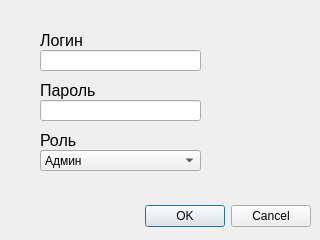
<?xml version="1.0" encoding="UTF-8"?>
<ui version="4.0">
 <class>add_user_dialog</class>
 <widget class="QDialog" name="add_user_dialog">
  <property name="geometry">
   <rect>
    <x>0</x>
    <y>0</y>
    <width>320</width>
    <height>240</height>
   </rect>
  </property>
  <property name="windowTitle">
   <string>Добавить пользователя</string>
  </property>
  <widget class="QDialogButtonBox" name="buttonBox">
   <property name="geometry">
    <rect>
     <x>10</x>
     <y>200</y>
     <width>301</width>
     <height>32</height>
    </rect>
   </property>
   <property name="orientation">
    <enum>Qt::Horizontal</enum>
   </property>
   <property name="standardButtons">
    <set>QDialogButtonBox::Cancel|QDialogButtonBox::Ok</set>
   </property>
  </widget>
  <widget class="QLineEdit" name="username_txt">
   <property name="geometry">
    <rect>
     <x>40</x>
     <y>50</y>
     <width>161</width>
     <height>21</height>
    </rect>
   </property>
  </widget>
  <widget class="QLineEdit" name="password_txt">
   <property name="geometry">
    <rect>
     <x>40</x>
     <y>100</y>
     <width>161</width>
     <height>21</height>
    </rect>
   </property>
  </widget>
  <widget class="QComboBox" name="role_cbx">
   <property name="geometry">
    <rect>
     <x>40</x>
     <y>150</y>
     <width>161</width>
     <height>21</height>
    </rect>
   </property>
   <item>
    <property name="text">
     <string>Админ</string>
    </property>
   </item>
   <item>
    <property name="text">
     <string>Пользователь</string>
    </property>
   </item>
  </widget>
  <widget class="QLabel" name="label">
   <property name="geometry">
    <rect>
     <x>40</x>
     <y>30</y>
     <width>91</width>
     <height>21</height>
    </rect>
   </property>
   <property name="font">
    <font>
     <pointsize>12</pointsize>
    </font>
   </property>
   <property name="text">
    <string>Логин</string>
   </property>
  </widget>
  <widget class="QLabel" name="label_2">
   <property name="geometry">
    <rect>
     <x>40</x>
     <y>80</y>
     <width>91</width>
     <height>21</height>
    </rect>
   </property>
   <property name="font">
    <font>
     <pointsize>12</pointsize>
    </font>
   </property>
   <property name="text">
    <string>Пароль</string>
   </property>
  </widget>
  <widget class="QLabel" name="label_3">
   <property name="geometry">
    <rect>
     <x>40</x>
     <y>130</y>
     <width>91</width>
     <height>21</height>
    </rect>
   </property>
   <property name="font">
    <font>
     <pointsize>12</pointsize>
    </font>
   </property>
   <property name="text">
    <string>Роль</string>
   </property>
  </widget>
 </widget>
 <resources/>
 <connections>
  <connection>
   <sender>buttonBox</sender>
   <signal>accepted()</signal>
   <receiver>add_user_dialog</receiver>
   <slot>accept()</slot>
   <hints>
    <hint type="sourcelabel">
     <x>248</x>
     <y>254</y>
    </hint>
    <hint type="destinationlabel">
     <x>157</x>
     <y>274</y>
    </hint>
   </hints>
  </connection>
  <connection>
   <sender>buttonBox</sender>
   <signal>rejected()</signal>
   <receiver>add_user_dialog</receiver>
   <slot>reject()</slot>
   <hints>
    <hint type="sourcelabel">
     <x>316</x>
     <y>260</y>
    </hint>
    <hint type="destinationlabel">
     <x>286</x>
     <y>274</y>
    </hint>
   </hints>
  </connection>
 </connections>
</ui>
